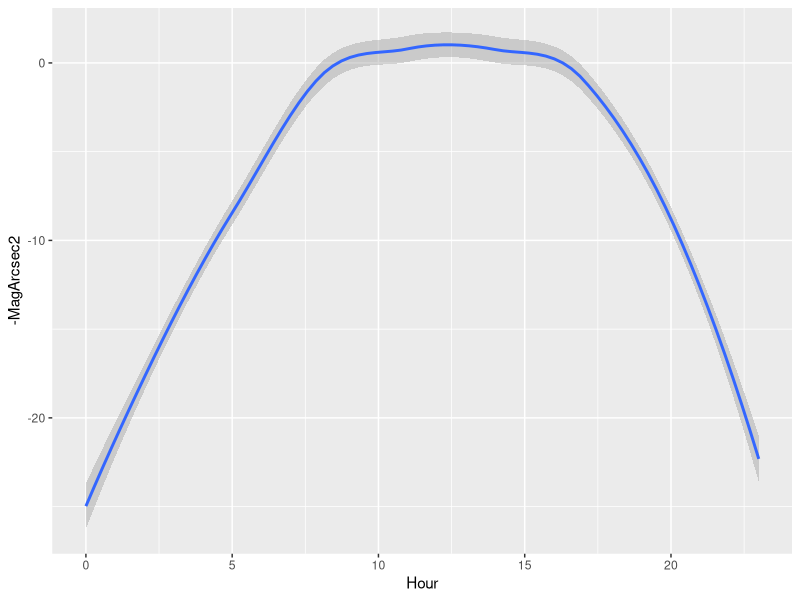

Here is the R script that generated this plot:
## ---- chunk 1
#libraries
library(tidyverse)
## ---- chunk 2
kish = read.csv("Data/Kish11-9.csv")
kish = kish[-c(1:39),1:5]
kish = kish[-c(1:2),]
colnames(kish) = c("UTCTime", "LocalTime", "TempC", "Volts", "MagArcsec2") 
kish = mutate(kish, Hour = hour(kish$LocalTime))

kish$UTCTime = as.ts(kish$UTCTime)
kish$LocalTime = as.ts(kish$LocalTime)
kish$TempC = as.numeric(kish$TempC)
kish$Volts = as.numeric(kish$Volts)
kish$MagArcsec2 = as.numeric(kish$MagArcsec2)

#remove low volt cases
kish = kish %>%
  filter(Volts>4.8)
## ---- chunk 3
ggplot(data=kish[c(162:449),], aes(Hour, -MagArcsec2))+
  geom_smooth()
